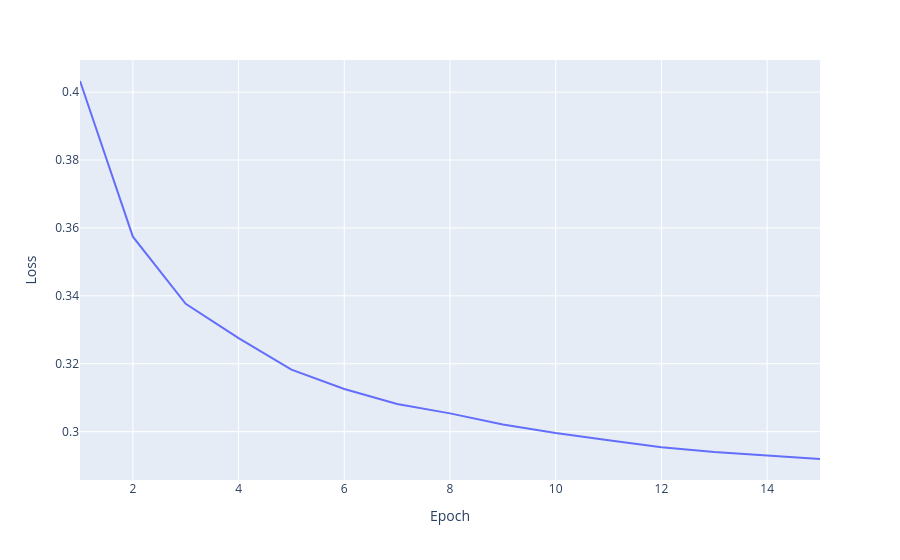

The notebook cell this image was saved under:
### Markdown cell above
Note that we only used a small portion of the data to develop the model. Now, implement the training on full data. Also, validate your model properly and find a good value for `l2_reg` hyperparameter. Try to experiment with `batch_size`.

### Code cell
################################################
# TODO: implement the proper training pipeline #
np.random.seed(0)
perm = np.random.permutation(x_train.shape[0])
n_val = 10000
X_val, y_val = x_train[perm[:n_val]], y_train[perm[:n_val]]
X_tr,  y_tr  = x_train[perm[n_val:]], y_train[perm[n_val:]]

def accuracy(weights, X, y):
    return np.mean(predict(weights, X).argmax(axis=1) == y.argmax(axis=1))

# 2) Entrenamiento con mini-batches
def train(X, y, l2_reg, batch_size=128, n_epochs=15, lr=0.1, t=0.95):
    weights = np.zeros([X.shape[1], 10])
    n = X.shape[0]
    losses = []
    for epoch in range(n_epochs):
        idx = np.random.permutation(n)          # barajar en cada época
        for start in range(0, n, batch_size):
            batch = idx[start:start + batch_size]
            loss, grad = compute_loss_and_gradients(weights, X[batch], y[batch], l2_reg)
            weights -= lr * grad
        losses.append(compute_loss_and_gradients(weights, X, y, l2_reg)[0])
        lr *= t                                  # decaimiento por época
    return weights, losses

# 3) Buscar el mejor l2_reg con el conjunto de validación
results = {}
for l2 in [0, 0.0001, 0.001, 0.01, 0.1, 0.5]:
    w, _ = train(X_tr, y_tr, l2_reg=l2)
    results[l2] = accuracy(w, X_val, y_val)
    print(f"l2_reg={l2:<7} val acc={results[l2]:.4f}")

best_l2 = max(results, key=results.get)
print("Mejor l2_reg:", best_l2)

# 4) Experimentar con batch_size (con el mejor l2_reg)
for bs in [1000, 128, 32]:
    w, _ = train(X_tr, y_tr, l2_reg=best_l2, batch_size=bs)
    print(f"batch_size={bs:<5} val acc={accuracy(w, X_val, y_val):.4f}")

# 5) Modelo final: entrenar con TODO el train y evaluar UNA vez en test
weights, losses = train(x_train, y_train, l2_reg=best_l2)
print("Train accuracy:", accuracy(weights, x_train, y_train))
print("Test accuracy: ", accuracy(weights, x_test, y_test))

fig = px.line(x=range(1, len(losses) + 1), y=losses)
fig.update_layout(go.Layout(xaxis_title="Epoch", yaxis_title="Loss"))
fig.show()

################################################

### Figure 1 — Plotly figure (JSON) as saved in the notebook; plotly's stock layout.template omitted (floating-point values rounded to 4 significant figures)
{"data": [{"hovertemplate": "x=%{x}<br>y=%{y}<extra></extra>", "legendgroup": "", "line": {"color": "#636efa", "dash": "solid"}, "marker": {"symbol": "circle"}, "mode": "lines", "name": "", "orientation": "v", "showlegend": false, "type": "scatter", "x": [1, 2, 3, 4, 5, 6, 7, 8, 9, 10, 11, 12, 13, 14, 15], "xaxis": "x", "y": [0.4033, 0.3574, 0.3377, 0.3275, 0.3182, 0.3126, 0.3082, 0.3054, 0.3021, 0.2996, 0.2975, 0.2954, 0.294, 0.2929, 0.2919], "yaxis": "y"}], "layout": {"legend": {"tracegroupgap": 0}, "margin": {"t": 60}, "xaxis": {"anchor": "y", "domain": [0, 1], "title": {"text": "Epoch"}}, "yaxis": {"anchor": "x", "domain": [0, 1], "title": {"text": "Loss"}}}}
